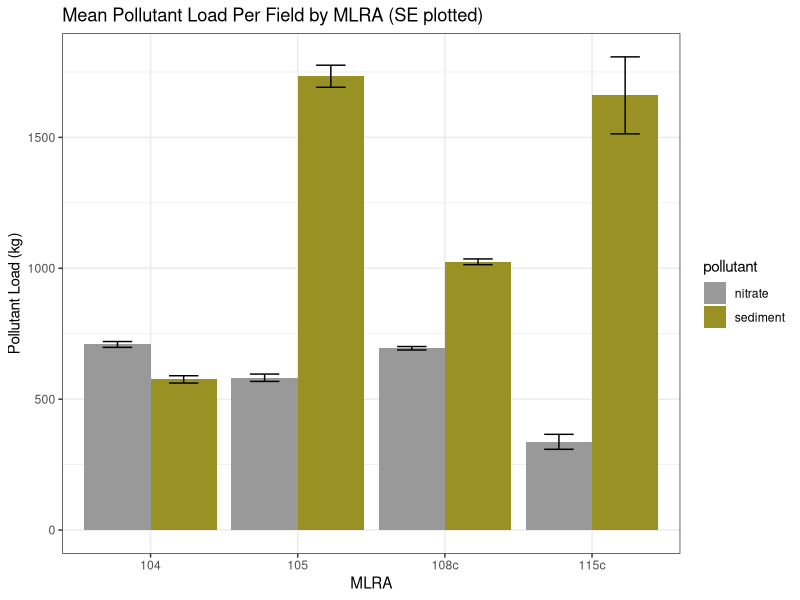
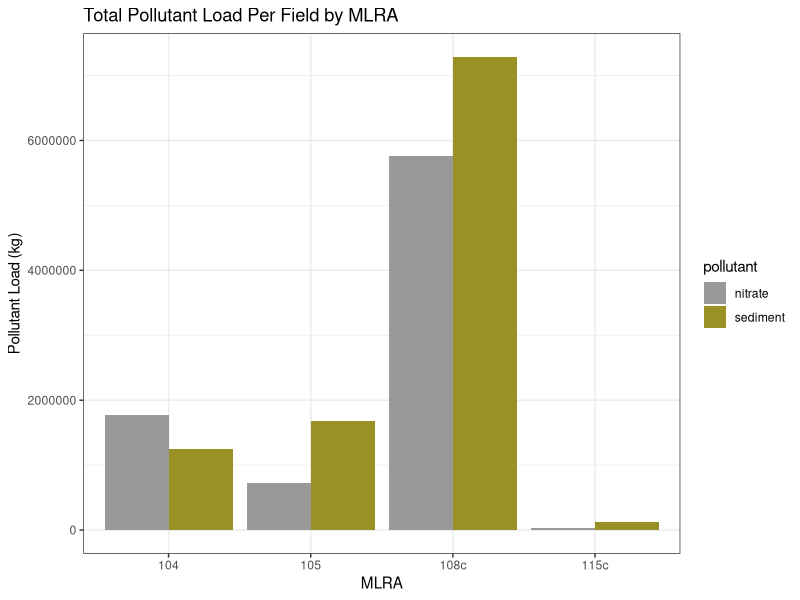

Write the R code that produced these figures, in order. (Note: this script raises an error after producing the figures.)
## ---- chunk 1
knitr::opts_chunk$set(echo = TRUE,
                      cache = TRUE)#,
                      #fig.width = 12,
                      #fig.height = 12)

library("tidyverse"); theme_set(theme_bw())

options(scipen = 999, width = 200)

dir.create("fig", showWarnings = FALSE)
## ---- chunk 2
## Generate dataframe
## crop acres = all cropped acres within the drainage area of the practice.
CBS_BIOraw <- read_csv("../data/raw/CBS_practiceSummary_BIOv4.csv") %>%
  mutate(practice = "CBS",
         pID = FBndID,
         IWAP = 2,
         INRS = "Perennial crops",
         biomass = "prairie",
         adjOCost = OpportunityCost,
         DirectCost_CP = DirectCost,
         TotalCost_CP = DirectCost_CP + OpportunityCost,
         opArea_ha = opAcres*0.404686, ## convert ac to ha
         patch_ha = 0,
         lin_ha = opArea_ha,
         rye_ha = 0,
         cropArea_ha = SUM_cropAcres*0.404686, ## convert ac to ha
         DC_haWH = DirectCost/opArea_ha,
         DCcp_haWH = DirectCost_CP/opArea_ha,
         TC_haWH = TotalCost/opArea_ha,
         TCcp_haWH = TotalCost_CP/opArea_ha,
         bioYield_Mg = bioYield * 0.9072, ## convert tons to Mg
         cpNO3ldkg = SUM_cpNO3load*0.453592, ## convert lb to kg
         cpNO3ldRedkg = SUM_cpNO3LoadReduced*0.453592, ## convert lb to kg
         cpSEDldkg = SUM_cpSEDloadlbs*0.453592, ## convert lb to kg
         cpSEDldRedkg = SUM_cpSEDLoadReduced*907.18, ## convert US tons to kg
         DC_kgNO3 = DirectCost / cpNO3ldRedkg,
         DCcp_kgNO3 = DirectCost_CP / cpNO3ldRedkg,
         TC_kgNO3 = TotalCost / cpNO3ldRedkg,
         TCcp_kgNO3 = TotalCost_CP / cpNO3ldRedkg,
         DC_kgSED = DirectCost / cpSEDldRedkg,
         DCcp_kgSED = DirectCost_CP / cpSEDldRedkg,
         TC_kgSED = TotalCost / cpSEDldRedkg,
         TCcp_kgSED = TotalCost_CP / cpSEDldRedkg,
         DC_MgCO2 = DirectCost / CO2red,
         DCcp_MgCO2 = DirectCost_CP / CO2red,
         TC_MgCO2 = TotalCost / CO2red,
         TCcp_MgCO2 = TotalCost_CP / CO2red,
         DC_MgN2O = DirectCost / N2Ored,
         DCcp_MgN2O = DirectCost_CP / N2Ored,
         TC_MgN2O = TotalCost / N2Ored,
         TCcp_MgN2O = TotalCost_CP / N2Ored,
         DC_MgBio = DirectCost / bioYield_Mg,
         DCcp_MgBio = DirectCost_CP / bioYield_Mg,
         TC_MgBio = TotalCost / bioYield_Mg,
         TCcp_MgBio = TotalCost_CP / bioYield_Mg,
         DC_enPot = DirectCost / energyPot,
         DCcp_enPot = DirectCost_CP / energyPot,
         TC_enPot = TotalCost / energyPot,
         TCcp_enPot = TotalCost_CP / energyPot) %>%
  select(MLRA,radial,HUC12,FBndID,pID,practice,biomass,opArea_ha,patch_ha,
         lin_ha,rye_ha,cropArea_ha,IWAP,
         INRS,DirectCost,DirectCost_CP,OpportunityCost,adjOCost,TotalCost,
         TotalCost_CP,DC_haWH,DCcp_haWH,TC_haWH,TCcp_haWH,biomass,bioYield_Mg,
         energyPot,CO2red,N2Ored,cpNO3ldkg,cpNO3ldRedkg,cpSEDldkg,cpSEDldRedkg,
         DC_kgNO3,DCcp_kgNO3,TC_kgNO3,TCcp_kgNO3,DC_kgSED,DCcp_kgSED,TC_kgSED,
         TCcp_kgSED,DC_MgBio,DCcp_MgBio,TC_MgBio,TCcp_MgBio,DC_enPot,DCcp_enPot,
         TC_enPot,TCcp_enPot,DC_MgCO2,DCcp_MgCO2,TC_MgCO2,TCcp_MgCO2,DC_MgN2O,
         DCcp_MgN2O,TC_MgN2O,TCcp_MgN2O)

## crop acres = all cropped acres within the drainage area of the practice.
NRW_BIOraw <- read_csv("../data/raw/NRW_practiceSummary_BIOv4.csv") %>%
  mutate(practice = "NRW",
         pID = SiteID,
         IWAP = 0,
         INRS = "Treatment wetlands",
         biomass = "prairie",
         adjOCost = OpportunityCost,
         TotalCost_CP = DirectCost_CP + OpportunityCost,
         opArea_ha = opAcres*0.404686, # convert ac to ha
         patch_ha = 0,
         lin_ha = 0,
         rye_ha = 0,
         bioYield_Mg = bioYield * 0.9072, ## convert tons to Mg
         cropArea_ha = SUM_cropAcres*0.404686, # convert ac to ha
         DC_haWH = DirectCost/opArea_ha,
         DCcp_haWH = DirectCost_CP/opArea_ha,
         TC_haWH = TotalCost/opArea_ha,
         TCcp_haWH = TotalCost_CP/opArea_ha,
         cpNO3ldkg = SUM_cpNO3load*0.453592, ## convert lb to kg
         cpNO3ldRedkg = SUM_cpNO3LoadReduced*0.453592, ## convert lb to kg
         cpSEDldkg = SUM_cpSEDloadlbs*0.453592, ## convert lb to kg
         cpSEDldRedkg = SUM_cpSEDLoadReduced*907.18, ## convert US tons to kg
         DC_kgNO3 = DirectCost / cpNO3ldRedkg,
         DCcp_kgNO3 = DirectCost_CP / cpNO3ldRedkg,
         TC_kgNO3 = TotalCost / cpNO3ldRedkg,
         TCcp_kgNO3 = TotalCost_CP / cpNO3ldRedkg,
         DC_kgSED = DirectCost / cpSEDldRedkg,
         DCcp_kgSED = DirectCost_CP / cpSEDldRedkg,
         TC_kgSED = TotalCost / cpSEDldRedkg,
         TCcp_kgSED = TotalCost_CP / cpSEDldRedkg,
         DC_MgCO2 = DirectCost / CO2red,
         DCcp_MgCO2 = DirectCost_CP / CO2red,
         TC_MgCO2 = TotalCost / CO2red,
         TCcp_MgCO2 = TotalCost_CP / CO2red,
         DC_MgN2O = DirectCost / N2Ored,
         DCcp_MgN2O = DirectCost_CP / N2Ored,
         TC_MgN2O = TotalCost / N2Ored,
         TCcp_MgN2O = TotalCost_CP / N2Ored,
         DC_MgBio = DirectCost / bioYield_Mg,
         DCcp_MgBio = DirectCost_CP / bioYield_Mg,
         TC_MgBio = TotalCost / bioYield_Mg,
         TCcp_MgBio = TotalCost_CP / bioYield_Mg,
         DC_enPot = DirectCost / energyPot,
         DCcp_enPot = DirectCost_CP / energyPot,
         TC_enPot = TotalCost / energyPot,
         TCcp_enPot = TotalCost_CP / energyPot) %>%
  select(MLRA,radial,HUC12,FBndID,pID,practice,biomass,opArea_ha,patch_ha,
         lin_ha,rye_ha,cropArea_ha,IWAP,
         INRS,DirectCost,DirectCost_CP,OpportunityCost,adjOCost,TotalCost,
         TotalCost_CP,DC_haWH,DCcp_haWH,TC_haWH,TCcp_haWH,biomass,bioYield_Mg,
         energyPot,CO2red,N2Ored,cpNO3ldkg,cpNO3ldRedkg,cpSEDldkg,cpSEDldRedkg,
         DC_kgNO3,DCcp_kgNO3,TC_kgNO3,TCcp_kgNO3,DC_kgSED,DCcp_kgSED,TC_kgSED,
         TCcp_kgSED,DC_MgBio,DCcp_MgBio,TC_MgBio,TCcp_MgBio,DC_enPot,DCcp_enPot,
         TC_enPot,TCcp_enPot,DC_MgCO2,DCcp_MgCO2,TC_MgCO2,TCcp_MgCO2,DC_MgN2O,
         DCcp_MgN2O,TC_MgN2O,TCcp_MgN2O)

## crop acres = field acres
PCP_BIOraw <- read_csv("../data/raw/PCP_practiceSummary_BIOv4.csv") %>%
  mutate(practice = "PCP",
         pID = FBndID,
         IWAP = 1,
         INRS = "Perennial crops",
         biomass = "prairie",
         DirectCost_CP = DirectCost,
         adjOCost = OpportunityCost,
         opArea_ha = opAcres*0.404686, # convert ac to ha
         patch_ha = opArea_ha,
         lin_ha = 0,
         rye_ha = 0,
         TotalCost_CP = DirectCost_CP + OpportunityCost,
         bioYield_Mg = bioYield * 0.9072, ## convert tons to Mg
         cropArea_ha = cropAcres*0.404686, # convert ac to ha
         DC_haWH = DirectCost/opArea_ha,
         DCcp_haWH = DirectCost_CP/opArea_ha,
         TC_haWH = TotalCost/opArea_ha,
         TCcp_haWH = TotalCost_CP/opArea_ha,
         cpNO3ldkg = cpNO3load*0.453592, ## convert lb to kg
         cpNO3ldRedkg = cpNO3LoadReduced*0.453592, ## convert lb to kg
         cpSEDldkg = cpSEDloadlbs*0.453592, ## convert lb to kg
         cpSEDldRedkg = cpSEDLoadReduced*907.18, ## convert US tons to kg
         DC_kgNO3 = DirectCost / cpNO3ldRedkg,
         DCcp_kgNO3 = DirectCost_CP / cpNO3ldRedkg,
         TC_kgNO3 = TotalCost / cpNO3ldRedkg,
         TCcp_kgNO3 = TotalCost_CP / cpNO3ldRedkg,
         DC_kgSED = DirectCost / cpSEDldRedkg,
         DCcp_kgSED = DirectCost_CP / cpSEDldRedkg,
         TC_kgSED = TotalCost / cpSEDldRedkg,
         TCcp_kgSED = TotalCost_CP / cpSEDldRedkg,
         DC_MgCO2 = DirectCost / CO2red,
         DCcp_MgCO2 = DirectCost_CP / CO2red,
         TC_MgCO2 = TotalCost / CO2red,
         TCcp_MgCO2 = TotalCost_CP / CO2red,
         DC_MgN2O = DirectCost / N2Ored,
         DCcp_MgN2O = DirectCost_CP / N2Ored,
         TC_MgN2O = TotalCost / N2Ored,
         TCcp_MgN2O = TotalCost_CP / N2Ored,
         DC_MgBio = DirectCost / bioYield_Mg,
         DCcp_MgBio = DirectCost_CP / bioYield_Mg,
         TC_MgBio = TotalCost / bioYield_Mg,
         TCcp_MgBio = TotalCost_CP / bioYield_Mg,
         DC_enPot = DirectCost / energyPot,
         DCcp_enPot = DirectCost_CP / energyPot,
         TC_enPot = TotalCost / energyPot,
         TCcp_enPot = TotalCost_CP / energyPot) %>%
  select(MLRA,radial,HUC12,FBndID,pID,practice,biomass,opArea_ha,patch_ha,
         lin_ha,rye_ha,cropArea_ha,IWAP,
         INRS,DirectCost,DirectCost_CP,OpportunityCost,adjOCost,TotalCost,
         TotalCost_CP,DC_haWH,DCcp_haWH,TC_haWH,TCcp_haWH,biomass,bioYield_Mg,
         energyPot,CO2red,N2Ored,cpNO3ldkg,cpNO3ldRedkg,cpSEDldkg,cpSEDldRedkg,
         DC_kgNO3,DCcp_kgNO3,TC_kgNO3,TCcp_kgNO3,DC_kgSED,DCcp_kgSED,TC_kgSED,
         TCcp_kgSED,DC_MgBio,DCcp_MgBio,TC_MgBio,TCcp_MgBio,DC_enPot,DCcp_enPot,
         TC_enPot,TCcp_enPot,DC_MgCO2,DCcp_MgCO2,TC_MgCO2,TCcp_MgCO2,DC_MgN2O,
         DCcp_MgN2O,TC_MgN2O,TCcp_MgN2O)

## crop acres = all cropped acres within the drainage area of the practice.
STB_BIOraw <- read_csv("../data/raw/STB_practiceSummary_BIOv4.csv") %>%
  mutate(practice = "STB",
         pID = riparianid,
         IWAP = 2,
         INRS = "Riparian buffers",
         biomass = "prairie",
         adjOCost = adjOCosts,
         TotalCost = adjOCost + DirectCost,
         TotalCost_CP = DirectCost_CP + adjOCost,
         opArea_ha = opAcres*0.404686, # convert ac to ha
         patch_ha = 0,
         lin_ha = opArea_ha,
         rye_ha = 0,
         bioYield_Mg = bioYield * 0.9072, ## convert tons to Mg
         cropArea_ha = SUM_cropAcres*0.404686, # convert ac to ha
         DC_haWH = DirectCost/opArea_ha,
         DCcp_haWH = DirectCost_CP/opArea_ha,
         TC_haWH = TotalCost/opArea_ha,
         TCcp_haWH = TotalCost_CP/opArea_ha,
         cpNO3ldkg = SUM_cpNO3load*0.453592, ## convert lb to kg
         cpNO3ldRedkg = SUM_cpNO3LoadReduced*0.453592, ## convert lb to kg
         cpSEDldkg = SUM_cpSEDloadlbs*0.453592, ## convert lb to kg
         cpSEDldRedkg = SUM_cpSEDLoadReduced*907.18, ## convert US tons to kg
         DC_kgNO3 = DirectCost / cpNO3ldRedkg,
         DCcp_kgNO3 = DirectCost_CP / cpNO3ldRedkg,
         TC_kgNO3 = TotalCost / cpNO3ldRedkg,
         TCcp_kgNO3 = TotalCost_CP / cpNO3ldRedkg,
         DC_kgSED = DirectCost / cpSEDldRedkg,
         DCcp_kgSED = DirectCost_CP / cpSEDldRedkg,
         TC_kgSED = TotalCost / cpSEDldRedkg,
         TCcp_kgSED = TotalCost_CP / cpSEDldRedkg,
         DC_MgCO2 = DirectCost / CO2red,
         DCcp_MgCO2 = DirectCost_CP / CO2red,
         TC_MgCO2 = TotalCost / CO2red,
         TCcp_MgCO2 = TotalCost_CP / CO2red,
         DC_MgN2O = DirectCost / N2Ored,
         DCcp_MgN2O = DirectCost_CP / N2Ored,
         TC_MgN2O = TotalCost / N2Ored,
         TCcp_MgN2O = TotalCost_CP / N2Ored,
         DC_MgBio = DirectCost / bioYield_Mg,
         DCcp_MgBio = DirectCost_CP / bioYield_Mg,
         TC_MgBio = TotalCost / bioYield_Mg,
         TCcp_MgBio = TotalCost_CP / bioYield_Mg,
         DC_enPot = DirectCost / energyPot,
         DCcp_enPot = DirectCost_CP / energyPot,
         TC_enPot = TotalCost / energyPot,
         TCcp_enPot = TotalCost_CP / energyPot) %>%
  select(MLRA,radial,HUC12,FBndID,pID,practice,biomass,opArea_ha,patch_ha,
         lin_ha,rye_ha,cropArea_ha,IWAP,
         INRS,DirectCost,DirectCost_CP,OpportunityCost,adjOCost,TotalCost,
         TotalCost_CP,DC_haWH,DCcp_haWH,TC_haWH,TCcp_haWH,biomass,bioYield_Mg,
         energyPot,CO2red,N2Ored,cpNO3ldkg,cpNO3ldRedkg,cpSEDldkg,cpSEDldRedkg,
         DC_kgNO3,DCcp_kgNO3,TC_kgNO3,TCcp_kgNO3,DC_kgSED,DCcp_kgSED,TC_kgSED,
         TCcp_kgSED,DC_MgBio,DCcp_MgBio,TC_MgBio,TCcp_MgBio,DC_enPot,DCcp_enPot,
         TC_enPot,TCcp_enPot,DC_MgCO2,DCcp_MgCO2,TC_MgCO2,TCcp_MgCO2,DC_MgN2O,
         DCcp_MgN2O,TC_MgN2O,TCcp_MgN2O)

RIB_BIOraw <- read_csv("../data/raw/RIB_practiceSummary_BIOv4.csv") %>%
  mutate(practice = "RIB",
         pID = riparianid,
         IWAP = 2,
         INRS = "Riparian buffers",
         biomass = "prairie",
         adjOCost = adjOCosts,
         TotalCost = adjOCost + DirectCost,
         TotalCost_CP = DirectCost_CP + adjOCost,
         opArea_ha = opAcres*0.404686, # convert ac to ha
         patch_ha = 0,
         lin_ha = opArea_ha,
         rye_ha = 0,
         bioYield_Mg = bioYield * 0.9072, ## convert tons to Mg
         cropArea_ha = SUM_cropAcres*0.404686, # convert ac to ha
         DC_haWH = DirectCost/opArea_ha,
         DCcp_haWH = DirectCost_CP/opArea_ha,
         TC_haWH = TotalCost/opArea_ha,
         TCcp_haWH = TotalCost_CP/opArea_ha,
         cpNO3ldkg = SUM_cpNO3load*0.453592, ## convert lb to kg
         cpNO3ldRedkg = SUM_cpNO3LoadReduced*0.453592, ## convert lb to kg
         cpSEDldkg = SUM_cpSEDloadlbs*0.453592, ## convert lb to kg
         cpSEDldRedkg = SUM_cpSEDLoadReduced*907.18, ## convert US tons to kg
         DC_kgNO3 = DirectCost / cpNO3ldRedkg,
         DCcp_kgNO3 = DirectCost_CP / cpNO3ldRedkg,
         TC_kgNO3 = TotalCost / cpNO3ldRedkg,
         TCcp_kgNO3 = TotalCost_CP / cpNO3ldRedkg,
         DC_kgSED = DirectCost / cpSEDldRedkg,
         DCcp_kgSED = DirectCost_CP / cpSEDldRedkg,
         TC_kgSED = TotalCost / cpSEDldRedkg,
         TCcp_kgSED = TotalCost_CP / cpSEDldRedkg,
         DC_MgCO2 = DirectCost / CO2red,
         DCcp_MgCO2 = DirectCost_CP / CO2red,
         TC_MgCO2 = TotalCost / CO2red,
         TCcp_MgCO2 = TotalCost_CP / CO2red,
         DC_MgN2O = DirectCost / N2Ored,
         DCcp_MgN2O = DirectCost_CP / N2Ored,
         TC_MgN2O = TotalCost / N2Ored,
         TCcp_MgN2O = TotalCost_CP / N2Ored,
         DC_MgBio = DirectCost / bioYield_Mg,
         DCcp_MgBio = DirectCost_CP / bioYield_Mg,
         TC_MgBio = TotalCost / bioYield_Mg,
         TCcp_MgBio = TotalCost_CP / bioYield_Mg,
         DC_enPot = DirectCost / energyPot,
         DCcp_enPot = DirectCost_CP / energyPot,
         TC_enPot = TotalCost / energyPot,
         TCcp_enPot = TotalCost_CP / energyPot) %>%
  select(MLRA,radial,HUC12,FBndID,pID,practice,biomass,opArea_ha,patch_ha,
         lin_ha,rye_ha,cropArea_ha,IWAP,
         INRS,DirectCost,DirectCost_CP,OpportunityCost,adjOCost,TotalCost,
         TotalCost_CP,DC_haWH,DCcp_haWH,TC_haWH,TCcp_haWH,biomass,bioYield_Mg,
         energyPot,CO2red,N2Ored,cpNO3ldkg,cpNO3ldRedkg,cpSEDldkg,cpSEDldRedkg,
         DC_kgNO3,DCcp_kgNO3,TC_kgNO3,TCcp_kgNO3,DC_kgSED,DCcp_kgSED,TC_kgSED,
         TCcp_kgSED,DC_MgBio,DCcp_MgBio,TC_MgBio,TCcp_MgBio,DC_enPot,DCcp_enPot,
         TC_enPot,TCcp_enPot,DC_MgCO2,DCcp_MgCO2,TC_MgCO2,TCcp_MgCO2,DC_MgN2O,
         DCcp_MgN2O,TC_MgN2O,TCcp_MgN2O)


## crop acres = field acres
WCR_BIOraw <- read_csv("../data/raw/WCR_practiceSummary_BIOv4.csv") %>%
  mutate(practice = "WCR",
         pID = FBndID,
         IWAP = 0,
         INRS = "Rye cover crops",
         biomass = "rye",
         DirectCost_CP = DirectCost,
         adjOCost = OpportunityCost,
         opArea_ha = opAcres*0.404686, # convert ac to ha
         patch_ha = 0,
         lin_ha = 0,
         rye_ha = opArea_ha,
         bioYield_Mg = bioYield * 0.9072, ## convert tons to Mg
         cropArea_ha = cropAcres*0.404686, # convert ac to ha
         DC_haWH = 0,
         DCcp_haWH = 0,
         TC_haWH = 0,
         TCcp_haWH = 0,
         TotalCost = DirectCost,
         cpNO3ldkg = cpNO3load*0.453592, ## convert lb to kg
         cpNO3ldRedkg = cpNO3LoadReduced*0.453592, ## convert lb to kg
         cpSEDldkg = cpSEDloadlbs*0.453592, ## convert lb to kg
         cpSEDldRedkg = cpSEDLoadReduced*907.18, ## convert US tons to kg
         TotalCost_CP = TotalCost,
         DC_kgNO3 = DirectCost / cpNO3ldRedkg,
         DCcp_kgNO3 = DirectCost_CP / cpNO3ldRedkg,
         TC_kgNO3 = TotalCost / cpNO3ldRedkg,
         TCcp_kgNO3 = TotalCost_CP / cpNO3ldRedkg,
         DC_kgSED = DirectCost / cpSEDldRedkg,
         DCcp_kgSED = DirectCost_CP / cpSEDldRedkg,
         TC_kgSED = TotalCost / cpSEDldRedkg,
         TCcp_kgSED = TotalCost_CP / cpSEDldRedkg,
         DC_MgCO2 = DirectCost / CO2red,
         DCcp_MgCO2 = DirectCost_CP / CO2red,
         TC_MgCO2 = TotalCost / CO2red,
         TCcp_MgCO2 = TotalCost_CP / CO2red,
         DC_MgN2O = DirectCost / N2Ored,
         DCcp_MgN2O = DirectCost_CP / N2Ored,
         TC_MgN2O = TotalCost / N2Ored,
         TCcp_MgN2O = TotalCost_CP / N2Ored,
         DC_MgBio = DirectCost / bioYield_Mg,
         DCcp_MgBio = DirectCost_CP / bioYield_Mg,
         TC_MgBio = TotalCost / bioYield_Mg,
         TCcp_MgBio = TotalCost_CP / bioYield_Mg,
         DC_enPot = DirectCost / energyPot,
         DCcp_enPot = DirectCost_CP / energyPot,
         TC_enPot = TotalCost / energyPot,
         TCcp_enPot = TotalCost_CP / energyPot) %>%
  select(MLRA,radial,HUC12,FBndID,pID,practice,biomass,opArea_ha,patch_ha,
         lin_ha,rye_ha,cropArea_ha,IWAP,
         INRS,DirectCost,DirectCost_CP,OpportunityCost,adjOCost,TotalCost,
         TotalCost_CP,DC_haWH,DCcp_haWH,TC_haWH,TCcp_haWH,biomass,bioYield_Mg,
         energyPot,CO2red,N2Ored,cpNO3ldkg,cpNO3ldRedkg,cpSEDldkg,cpSEDldRedkg,
         DC_kgNO3,DCcp_kgNO3,TC_kgNO3,TCcp_kgNO3,DC_kgSED,DCcp_kgSED,TC_kgSED,
         TCcp_kgSED,DC_MgBio,DCcp_MgBio,TC_MgBio,TCcp_MgBio,DC_enPot,DCcp_enPot,
         TC_enPot,TCcp_enPot,DC_MgCO2,DCcp_MgCO2,TC_MgCO2,TCcp_MgCO2,DC_MgN2O,
         DCcp_MgN2O,TC_MgN2O,TCcp_MgN2O)

practSumBIO_df <- rbind(CBS_BIOraw, NRW_BIOraw, PCP_BIOraw, STB_BIOraw, RIB_BIOraw, WCR_BIOraw)
practSumBIO <- within(practSumBIO_df, MLRA[MLRA == 108] <- "108c")
practSumBIO <- within(practSumBIO, MLRA[MLRA == 115] <- "115c")

## Currently the acres in these tables represent the entire HUC12 area and not just the crop acres.
wsTotalNO3Load <- read_csv("../data/raw/wsTotalNO3Load.csv") %>%
  mutate(pollutant = "nitrate",
         loadkg = SUM_wsNO3load*0.453592) %>% # convert lb to kg
  select(HUC12,pollutant,loadkg)
         
wsTotalSEDLoad <- read_csv("../data/raw/wsTotalSEDLoad.csv") %>%
  mutate(pollutant = "sediment",
         loadkg = SUM_Mean_sed_lbs*0.453592) %>% # convert lb to kg
  select(HUC12,pollutant,loadkg)

wsLoad <- rbind(wsTotalNO3Load, wsTotalSEDLoad)


## field loads to estimate load by MLRA.
fbMgmt<- read_csv("../data/raw/fbNO3Load.csv") %>%
  mutate(NO3load_kgha = NO3loadAc*0.892179, # convert lb per ac to kg per ha
         Nrate_kgha = Nrate*0.892179, # convert lb per ac to kg per ha
         hectares = Acres * 0.404686) %>% # convert ac per ha
  select(MLRA,FBndID,isAG,hectares,inSup,GenLU,CropRotatn,Nrate_kgha,NO3load_kgha)

fbSieversRoute <-  read_csv("../data/raw/fbSieversRoutes_v4.csv") %>%
  mutate(FBndID = trimws(sub("^([^-]+)-.*$", "\\1", Name),which="right"),
         rnd_dist = 2*Total_Kilometers,
         rnd_time_hr = (2*Total_TruckTravelTime)/60,
         #km_hr = Total_Kilometers / (Total_TruckTravelTime/60),
         fuel = 5.165*0.26417, # $ per gallon  --> $ per liter reference USDA AMS Transport Report 4/23/2026
         fuel_eff = 1/(5.5*0.425144), # mpg --> kpL --> Liters per km. This value was taken from Gemini AI and should be fact-checked.
         fuel_cost = rnd_dist*fuel_eff*fuel,
         lbr_cost = rnd_time_hr*118, # 2026 ISU Custom Rate Survey. Haul round bales by truck or trailer/ hour
         trans_cost = fuel_cost+lbr_cost
         ) %>%
  select(FBndID,Total_TruckTravelTime,Total_Kilometers,fuel_cost, lbr_cost, trans_cost)
  
  # From AD facility and aggregated load pick-up. Some fields will not will be able to fill a full load.
  # Cundiff et al. 2024
  #cost for gas, cost for load-out logistics. Assumptions: owns truck, aggregator pays facility. 
  
fbNO3Load <- read_csv("../data/raw/fbNO3Load.csv") %>%
  mutate(pollutant = "nitrate",
         hectares = Acres*0.404686, # convert ac per ha
         loadkg = (Acres*NO3loadAc)*0.453592) %>% # convert lb to kg
  select(MLRA,FBndID,isAG,hectares,inSup,pollutant,loadkg)
         
fbSEDLoad <- read_csv("../data/raw/fbSEDLoad.csv") %>%
  mutate(pollutant = "sediment",
         hectares = Acres*0.404686, # convert ac per ha
         loadkg = Mean_sed_lbs*0.453592) %>% # convert lb to kg
  select(MLRA,FBndID,isAG,hectares,inSup,pollutant,loadkg)

fbLoad <- rbind(fbNO3Load, fbSEDLoad) %>%
  drop_na()


## Dataframe check
#head(practSum)
#head(wsLoad)
summary(practSumBIO)
unique(practSumBIO$MLRA)
#summary(wsLoad)

## ---- chunk 3
practSum_TC_kgSED <- filter(practSumBIO, TC_kgSED < 1000)

fbLoadSumStat <- fbLoad %>% 
  filter(loadkg > 0) %>%
  group_by(MLRA, pollutant) %>%
  summarise(n=n(),
            sumLoadkg = sum(loadkg),
            meankg = mean(loadkg), 
            sdkg=sd(loadkg),
            sekg=(sdkg/sqrt(n)))

ggplot(fbLoadSumStat, aes(MLRA, meankg, fill=pollutant)) +
  geom_bar(stat = "identity",position=position_dodge()) +
  geom_errorbar(aes(x=MLRA, ymin=meankg-sekg, ymax=meankg+sekg), width=0.4, 
                position = position_dodge(0.9)) +
  scale_fill_manual(values=c("#999999", "#999123")) +
  ggtitle("Mean Pollutant Load Per Field by MLRA (SE plotted)") +
  xlab("MLRA") +
  ylab("Pollutant Load (kg)")

ggplot(fbLoadSumStat, aes(MLRA, (sumLoadkg), fill=pollutant)) +
  geom_bar(stat = "identity",position=position_dodge()) +
  scale_fill_manual(values=c("#999999", "#999123")) +
  ggtitle("Total Pollutant Load Per Field by MLRA") +
  xlab("MLRA") +
  ylab("Pollutant Load (kg)")
##make a graph comparing direct, opportunity, and total costs per practice

## ---- chunk 4
envOutcome_CostSum <- practSumBIO %>%
  #group_by(practice) %>%
  group_by(FBndID) %>%
  #group_by(radial,biomass) %>%
  summarize(opArea_ha = sum(opArea_ha),
            n       = n(),
            MLRA = max(MLRA),
            HUC12 = max(HUC12),
            radial = max(radial),
            IWAP = list(unique(IWAP)),
            practice = list(unique(practice)),

            ## Bio yield summary
            sum_BioMg = sum(bioYield_Mg),
            #BioMg_med = median(bioYield_Mg, na.rm = TRUE),
            #Q1_BioMg = quantile(bioYield_Mg, probs = c(0.25)),
            #Q3_BioMg = quantile(bioYield_Mg, probs = c(0.75)),
            #BioTC_Mg_med = median(TC_MgBio, na.rm = TRUE),
            #Q1TC_MgBio = quantile(TC_MgBio, probs = c(0.25)),
            #Q3TC_MgBio = quantile(TC_MgBio, probs = c(0.75)),
            #BioTCcp_Mg_med = median(TCcp_MgBio, na.rm = TRUE),
            #Q1TCcp_MgBio = quantile(TCcp_MgBio, probs = c(0.25)),
            #Q3TCcp_MgBio = quantile(TCcp_MgBio, probs = c(0.75)),
            
            ## Energy potential summary
            sumEnergyPot = sum(energyPot),
            #engPot_med = median(energyPot, na.rm = TRUE),
            #Q1_engPot = quantile(energyPot, probs = c(0.25)),
            #Q3_engPot = quantile(energyPot, probs = c(0.75)),
            #engPotTC_med = median(TC_enPot, na.rm = TRUE),
            #Q1TC_enPot = quantile(TC_enPot, probs = c(0.25)),
            #Q3TC_enPot = quantile(TC_enPot, probs = c(0.75)),
            #engPotTCcp_med = median(TCcp_enPot, na.rm = TRUE),
            #Q1TCcp_enPot = quantile(TCcp_enPot, probs = c(0.25)),
            #Q3TCcp_enPot = quantile(TCcp_enPot, probs = c(0.75)),
            
            ## Cost summary per field
            sumDC = sum(DirectCost),
            sumOC = sum(adjOCost),
            sumTC = sum(TotalCost),
            sumDCcp = sum(DirectCost_CP),
            sumTCcp = sum(TotalCost_CP),
            
            ## CO2 summary
            sumCO2 = sum(CO2red),
            #CO2red_med = median(CO2red, na.rm = TRUE),
            #Q1_CO2red = quantile(CO2red, probs = c(0.25)),
            #Q3_CO2red = quantile(CO2red, probs = c(0.75)),
            #CO2TC_Mg_med = median(TC_MgCO2, na.rm=TRUE),
            #Q1_CO2TC_Mg = quantile(TC_MgCO2, probs = c(0.25)),
            #Q3_CO2TC_Mg = quantile(TC_MgCO2, probs = c(0.75)),
            #CO2TCcp_Mg_med = median(TCcp_MgCO2, na.rm=TRUE),
            #Q1_CO2TCcp_Mg = quantile(TCcp_MgCO2, probs = c(0.25)),
            #Q3_CO2TCcp_Mg = quantile(TCcp_MgCO2, probs = c(0.75)),
            
            ## N2O summary
            sumN2Ored = sum(N2Ored),
            #N2Ored_med = median(N2Ored, na.rm=TRUE),
            #Q1_N2Ored = quantile(N2Ored, probs = c(0.25)),
            #Q3_N2Ored = quantile(N2Ored, probs = c(0.75)),
            #N2OTC_Mg_med = median(TC_MgN2O, na.rm=TRUE),
            #Q1_N2OTC_Mg = quantile(TC_MgN2O, probs = c(0.25)),
            #Q3_N2OTC_Mg = quantile(TC_MgN2O, probs = c(0.75)),
            #N2OTCcp_Mg_med = median(TCcp_MgN2O, na.rm=TRUE),
            #Q1_N2OTCcp_Mg = quantile(TCcp_MgN2O, probs = c(0.25)),
            #Q3_N2OTCcp_Mg = quantile(TCcp_MgN2O, probs = c(0.75)),
            
            # NO3 load summary
            sumNO3red = sum(cpNO3ldRedkg, na.rm = TRUE),
            #NO3red_med = median(cpNO3ldRedkg, na.rm = TRUE),
            #Q1_NO3red = quantile(cpNO3ldRedkg, probs = c(0.25), na.rm = TRUE),
            #Q3_NO3red = quantile(cpNO3ldRedkg, probs = c(0.75), na.rm = TRUE),
            #NO3TC_kg_med = median(TC_kgNO3, na.rm = TRUE),
            #Q1_NO3TC_kg = quantile(TC_kgNO3, probs = c(0.25), na.rm = TRUE),
            #Q3_NO3TC_kg = quantile(TC_kgNO3, probs = c(0.75), na.rm = TRUE),
            #NO3TCcp_kg_med = median(TCcp_kgNO3, na.rm = TRUE),
            #Q1_NO3TCcp_kg = quantile(TCcp_kgNO3, probs = c(0.25), na.rm = TRUE),
            #Q3_NO3TCcp_kg = quantile(TCcp_kgNO3, probs = c(0.75), na.rm = TRUE),
            
            ## Sediment load summary
            sumSEDred = sum(cpSEDldRedkg, na.rm = TRUE),
            #SEDred_med = median(cpSEDldRedkg, na.rm = TRUE),
            #Q1_SEDred = quantile(cpSEDldRedkg, probs = c(0.25), na.rm = TRUE),
            #Q3_SEDred = quantile(cpSEDldRedkg, probs = c(0.75), na.rm = TRUE),
            #SEDTC_kg_med = median(TC_kgSED, na.rm = TRUE),
            #Q1_SEDTC_kg = quantile(TC_kgSED, probs = c(0.25), na.rm = TRUE),
            #Q3_SEDTC_kg = quantile(TC_kgSED, probs = c(0.75), na.rm = TRUE),
            #SEDTCcp_kg_med = median(TCcp_kgSED, na.rm = TRUE),
            #Q1_SEDTCcp_kg = quantile(TCcp_kgSED, probs = c(0.25), na.rm = TRUE),
            #Q3_SEDTCcp_kg = quantile(TCcp_kgSED, probs = c(0.75), na.rm = TRUE),
            .groups = "drop")

write_csv(envOutcome_CostSum,"envOutcome_byField.csv")

envOutcome_FBsummary <- envOutcome_CostSum %>%
  group_by(biomass,radial) %>%
  summarize(sum_opArea = sum(opArea_ha),
            opArea_med = median(opArea_ha, na.rm = TRUE),
            Q1_opArea = quantile(opArea_ha, probs = c(0.25)),
            Q3_opArea = quantile(opArea_ha, probs = c(0.75)),
            n       = n(),
            #MLRA = max(MLRA),
            #HUC12 = max(HUC12),
            IWAP = max(IWAP),
            practice = list(unique(practice)),

            ## Bio yield summary
            sum_BioMg2 = sum(sum_BioMg),
            BioMg_med = median(sum_BioMg, na.rm = TRUE),
            Q1_BioMg = quantile(sum_BioMg, probs = c(0.25)),
            Q3_BioMg = quantile(sum_BioMg, probs = c(0.75)),
            
            ## Energy potential summary
            #sumEnergyPot2 = sum(sumEnergyPot),
            #engPot_med = median(sumEnergyPot, na.rm = TRUE),
            #Q1_engPot = quantile(sumEnergyPot, probs = c(0.25)),
            #Q3_engPot = quantile(sumEnergyPot, probs = c(0.75)),
            
            ## Cost summary per field
            sumDC2 = sum(sumDC),
            sumDC_med = median(sumDC, na.rm = TRUE),
            Q1_sumDC = quantile(sumDC, probs = c(0.25)),
            Q3_sumDC = quantile(sumDC, probs = c(0.75)),
            #sumOC = sum(adjOCost),
            sumTC2 = sum(sumTC),
            sumTC_med = median(sumTC, na.rm = TRUE),
            Q1_sumTC = quantile(sumTC, probs = c(0.25)),
            Q3_sumTC = quantile(sumTC, probs = c(0.75)),
            sumDCcp2 = sum(sumDCcp),
            sumDCcp_med = median(sumDCcp, na.rm = TRUE),
            Q1_sumDCcp = quantile(sumDCcp, probs = c(0.25)),
            Q3_sumDCcp = quantile(sumDCcp, probs = c(0.75)),
            sumTCcp2 = sum(sumTCcp),
            sumTCcp_med = median(sumTCcp, na.rm = TRUE),
            Q1_sumTCcp = quantile(sumTCcp, probs = c(0.25)),
            Q3_sumTCcp = quantile(sumTCcp, probs = c(0.75)),
            
            ## CO2 summary
            #sumCO22 = sum(sumCO2),
            #CO2red_med = median(sumCO2, na.rm = TRUE),
            #Q1_CO2red = quantile(sumCO2, probs = c(0.25)),
            #Q3_CO2red = quantile(sumCO2, probs = c(0.75)),
            
            ## N2O summary
            #sumN2Ored2 = sum(sumN2Ored),
            #N2Ored_med = median(sumN2Ored, na.rm=TRUE),
            #Q1_N2Ored = quantile(sumN2Ored, probs = c(0.25)),
            #Q3_N2Ored = quantile(sumN2Ored, probs = c(0.75)),
            
            # NO3 load summary
            #sumNO3red2 = sum(sumNO3red, na.rm = TRUE),
            #NO3red_med = median(sumNO3red, na.rm = TRUE),
            #Q1_NO3red = quantile(sumNO3red, probs = c(0.25), na.rm = TRUE),
            #Q3_NO3red = quantile(sumNO3red, probs = c(0.75), na.rm = TRUE),
            
            ## Sediment load summary
            #sumSEDred2 = sum(sumSEDred, na.rm = TRUE),
            #SEDred_med = median(sumSEDred, na.rm = TRUE),
            #Q1_SEDred = quantile(sumSEDred, probs = c(0.25), na.rm = TRUE),
            #Q3_SEDred = quantile(sumSEDred, probs = c(0.75), na.rm = TRUE),

            .groups = "drop")

write_csv(envOutcome_FBsummary,"envOutcome_RADsummary.csv")

travel_envOutcomes <- full_join(envOutcome_CostSum, fbSieversRoute)

travel_Sum <- travel_envOutcomes %>%
  #group_by(radial) %>%
  group_by(FBndID, radial) %>%
  drop_na(Total_Kilometers) %>%
  summarize(AOI = "supplyshed",
            Ctruck = sum_BioMg*(2*Total_Kilometers)*0.265, # $ per field. trucking cost. 2026 ISU Custom Rate survey. Transportation coefficient = "haul round bales by truck or trailer per bale per mile", assuming 0.68 Mg of hay in a bale (Hart etal. 2015).
            Chand = sum_BioMg*4.7794, # $ per field. 2026 ISU Custom Rate survey. Loading/unloading = "moving large round bales to storage per bale", assuming 0.68 Mg of hay in a bale. Coefficients are assumed to be fixed cost. 
            Ctotal = Ctruck + Chand, # trucking + handling costs per field.
            rnd_dist = 2*Total_Kilometers,
            Ctotal_Mg = (Ctruck + Chand) / sum_BioMg, # transportation cost per Mg of biomass harvested from a field
            Ctotal_Mg_km = Ctotal / sum_BioMg / rnd_dist,
            Cdeliv = Ctotal + sumDC, # cost per field for biomass
            Cdeliv_Mg = Cdeliv / sum_BioMg, # production + transportation cost per Mg delivered from a field
            Cdeliv_Mg_km = Cdeliv / sum_BioMg / rnd_dist,
            Ccpdeliv = Ctotal + sumDCcp, # cost per field for biomass and structural components
            Ccpdeliv_Mg = Ccpdeliv / sum_BioMg,
            Ccpdeliv_Mg_km = Ccpdeliv / sum_BioMg / rnd_dist,
            #sum_hectares = sum(opArea_ha),
            #sum_bioYield = sum(sumbioYield),
            #sum_enPot = sum(sumEnergyPot),
            #dist_med = median(Total_Kilometers, na.rm = TRUE),
            #Q1_SEDred = quantile(Total_Kilometers, probs = c(0.25), na.rm = TRUE),
            #Q3_SEDred = quantile(Total_Kilometers, probs = c(0.75), na.rm = TRUE),
            #dist_mean = mean((2*Total_Kilometers), na.rm = TRUE),
            #dist_sd = sd((2*Total_Kilometers), na.rm = TRUE),
            #dist_lb = (dist_mean-dist_sd),
            #dist_ub = (dist_mean+dist_sd), 
            
            fuel_cost = median(fuel_cost),
            lbr_cost = median(lbr_cost),
            trans_cost = median(trans_cost))
            #dist_min = min(Total_Kilometers, na.rm = TRUE),
            #dist_max = max(Total_Kilometers, na.rm = TRUE),
            #time_med = median(Total_TruckTravelTime, na.rm = TRUE),
            #Q1_time = quantile(Total_TruckTravelTime, probs = c(0.25), na.rm = TRUE),
            #Q3_time = quantile(Total_TruckTravelTime, probs = c(0.75), na.rm = TRUE))
            #fuelCost_mean = mean(fuel_cost, na.rm = TRUE),
            #fuelCost_sd = sd(fuel_cost, na.rm = TRUE),
            #fuelCost_lb = (fuelCost_mean-fuelCost_sd),
            #fuelCost_ub = (fuelCost_mean+fuelCost_sd),
            #fuelCost_min = min(trk_cost, na.rm = TRUE),
            #fuelCost_max = max(trk_cost, na.rm = TRUE),
            #lbrCost_mean = mean(lbr_cost, na.rm = TRUE),
            #lbrCost_sd = sd(lbr_cost, na.rm = TRUE),
            #lbrCost_lb = (lbrCost_mean-lbrCost_sd),
            #lbrCost_ub = (lbrCost_mean+lbrCost_sd),
            #lbrCost_min = min(lbr_cost, na.rm = TRUE),
            #lbrCost_max = max(lbr_cost, na.rm = TRUE),
            #transCost_mean = mean(trans_cost, na.rm = TRUE),
            #transCost_sd = sd(trans_cost, na.rm = TRUE),
            #transCost_lb = (transCost_mean-transCost_sd),
           #transCost_ub = (transCost_mean+transCost_sd))
            #transCost_min = min(trans_cost, na.rm = TRUE),
            #transCost_max = max(trans_cost, na.rm = TRUE))

Ctravel_radial <- travel_Sum %>%
  #group_by(radial) %>%
  group_by(AOI) %>%
  summarize(mean_Ctruck = mean(Ctruck, na.rm = TRUE),
            #sd_Ctruck = sd(Ctruck),
            med_Ctruck = median(Ctruck, na.rm = TRUE),
            Q1_Ctruck = quantile(Ctruck, probs = c(0.25), na.rm = TRUE),
            Q3_Ctruck = quantile(Ctruck, probs = c(0.75), na.rm = TRUE),
            mean_Chand = mean(Chand, na.rm = TRUE),
            sum_Chand = sum(Chand, na.rm = TRUE),
            #sd_Chand = sd(Chand),
            med_Chand = median(Chand, na.rm = TRUE),
            Q1_Chand = quantile(Chand, probs = c(0.25), na.rm = TRUE),
            Q3_Chand = quantile(Chand, probs = c(0.75), na.rm = TRUE),
            mean_Ctotal = mean(Ctotal, na.rm = TRUE),
            sum_Ctotal = sum(Ctotal, na.rm = TRUE),
            sd_Ctotal = sd(Ctotal, na.rm = TRUE),
            med_Ctotal = median(Ctotal, na.rm = TRUE),
            Q1_Ctotal = quantile(Ctotal, probs = c(0.25), na.rm = TRUE),
            Q3_Ctotal = quantile(Ctotal, probs = c(0.75), na.rm = TRUE),
            mean_dist = mean(rnd_dist, na.rm = TRUE),
            #sd_dist = sd(rnd_dist),
            med_dist = median(rnd_dist, na.rm = TRUE),
            Q1_dist = quantile(rnd_dist, probs = c(0.25), na.rm = TRUE),
            Q3_dist = quantile(rnd_dist, probs = c(0.75), na.rm = TRUE),
            mean_Ctotal_Mg = mean(Ctotal_Mg, na.rm = TRUE),
            #sd_Ctotal_Mg = sd(Ctotal_Mg),
            med_Ctotal_Mg = median(Ctotal_Mg, na.rm = TRUE),
            Q1_Ctotal_Mg = quantile(Ctotal_Mg, probs = c(0.25), na.rm = TRUE),
            Q3_Ctotal_Mg = quantile(Ctotal_Mg, probs = c(0.75), na.rm = TRUE),
            mean_Ctotal_Mg_km = mean(Ctotal_Mg_km, na.rm = TRUE),
            #sd_Ctotal_Mg = sd(Ctotal_Mg),
            med_Ctotal_Mg_km = median(Ctotal_Mg_km, na.rm = TRUE),
            Q1_Ctotal_Mg_km = quantile(Ctotal_Mg_km, probs = c(0.25), na.rm = TRUE),
            Q3_Ctotal_Mg_km = quantile(Ctotal_Mg_km, probs = c(0.75), na.rm = TRUE),
            mean_Cdeliv = mean(Cdeliv, na.rm = TRUE),
            sum_Cdeliv = sum(Cdeliv, na.rm = TRUE),
            #sd_Cdeliv = sd(Cdeliv),
            med_Cdeliv = median(Cdeliv, na.rm = TRUE),
            Q1_Cdeliv = quantile(Cdeliv, probs = c(0.25), na.rm = TRUE),
            Q3_Cdeliv = quantile(Cdeliv, probs = c(0.75), na.rm = TRUE),
            mean_Cdeliv_Mg = mean(Cdeliv_Mg, na.rm = TRUE),
            #sd_Cdeliv_Mg =sd(Cdeliv_Mg),
            med_Cdeliv_Mg = median(Cdeliv_Mg, na.rm = TRUE),
            Q1_Cdeliv_Mg = quantile(Cdeliv_Mg, probs = c(0.25), na.rm = TRUE),
            Q3_Cdeliv_Mg = quantile(Cdeliv_Mg, probs = c(0.75), na.rm = TRUE),
            mean_Cdeliv_Mg_km = mean(Cdeliv_Mg_km, na.rm = TRUE),
            #sd_Cdeliv_Mg_km = sd(Cdeliv_Mg_km)
            med_Cdeliv_Mg_km = median(Cdeliv_Mg_km, na.rm = TRUE),
            Q1_Cdeliv_Mg_km = quantile(Cdeliv_Mg_km, probs = c(0.25), na.rm = TRUE),
            Q3_Cdeliv_Mg_km = quantile(Cdeliv_Mg_km, probs = c(0.75), na.rm = TRUE))

write_csv(Ctravel_radial,"travelcosts_byRad.csv")
